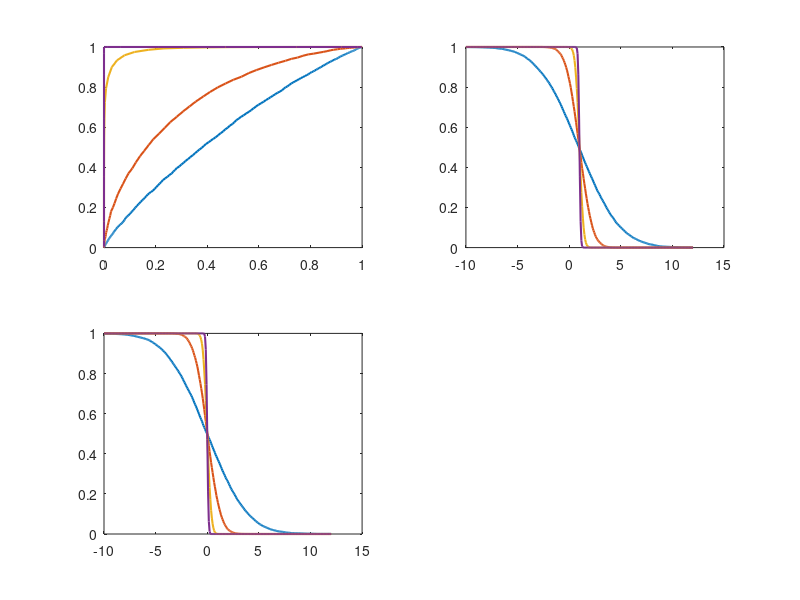

Write the MATLAB code that produced this figure. (Note: this script raises an error after producing the figure.)
clc;
clear;
close all;

N = 1e4;
SNR = [-10 0 10 20];
th = linspace(-10,12,300);
for k = 1:4
    sg = sqrt(10^(-SNR(k)/10));       % noise std (signal amplitude = 1)
    n0 = sg*randn(N,1);               % H0: noise only
    n1 = 1 + sg*randn(N,1);           % H1: pulse + noise
    Pfa = mean(n0 > th);              % false alarm prob. vs threshold
    Pd  = mean(n1 > th);              % detection prob. vs threshold
    subplot(2,2,1); plot(Pfa,Pd,'LineWidth',1.5); hold on;
    subplot(2,2,2); plot(th,Pd,'LineWidth',1.5);  hold on;
    subplot(2,2,3); plot(th,Pfa,'LineWidth',1.5); hold on;
end
L = compose('%d dB',SNR);
subplot(2,2,1);
title('ROC: Pd vs Pfa'); 
xlabel('Pfa');
ylabel('Pd');
grid on; 
legend(L,'Location','southeast');

subplot(2,2,2); 
title('Pd vs Threshold');
xlabel('Threshold');
ylabel('Pd');
grid on;
legend(L);

subplot(2,2,3);
title('Pfa vs Threshold');
xlabel('Threshold');
ylabel('Pfa');
grid on;
legend(L);
